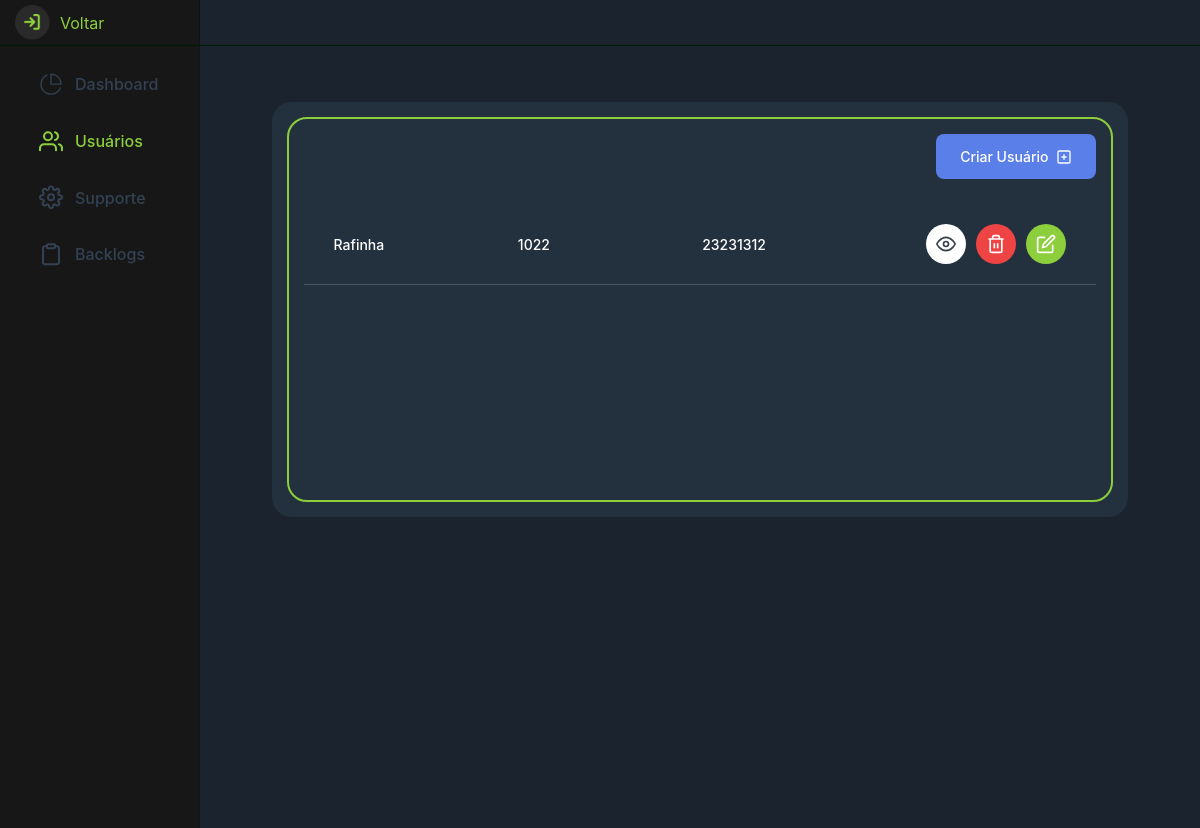
The page /dashboard/usuarios on the database as committed earlier.
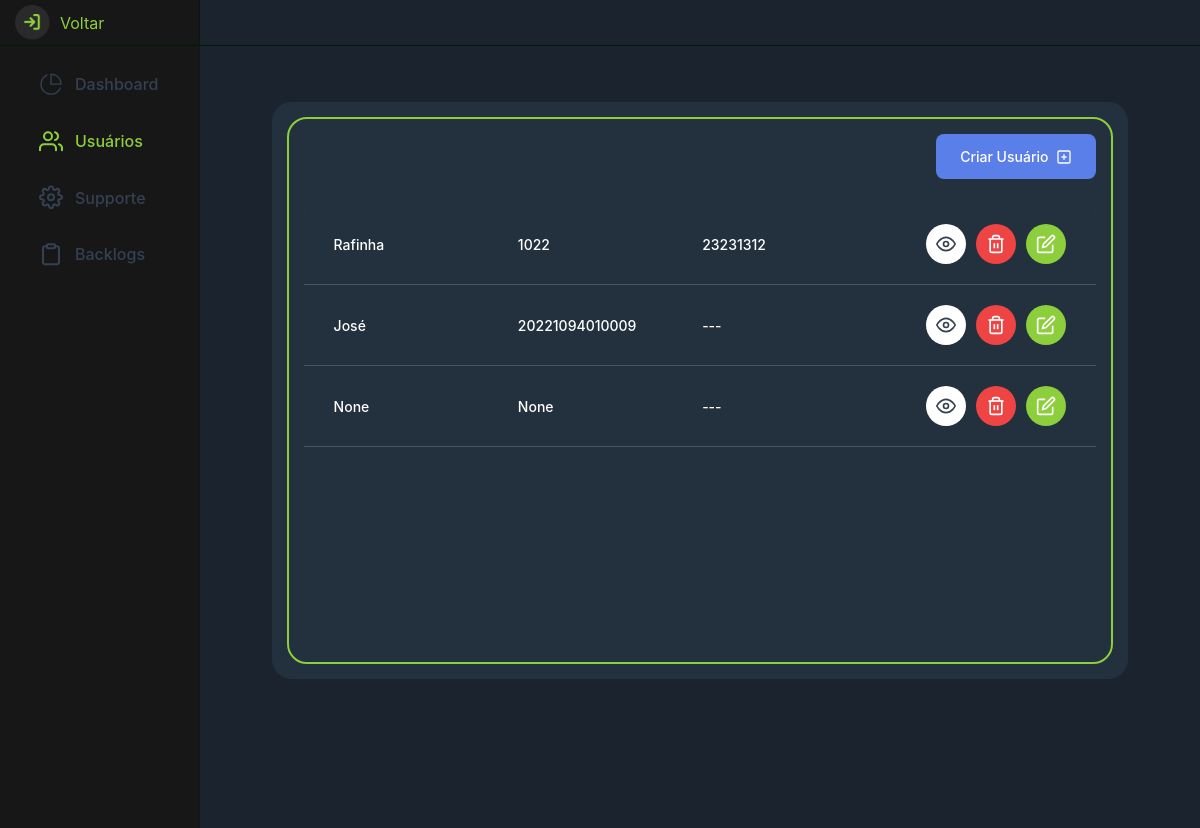
The same page on the database as committed later.
### app/models.py (models this page shows, shortened)
class Usuarios(models.Model):
    matricula = models.CharField(max_length=14, unique=True, null=True)
    email = models.EmailField(null=True)
    nome = models.CharField(max_length=255, null=True)
    sobrenome = models.CharField(max_length=255, null=False, blank=False)
    numero = models.CharField(max_length=20, null=False)
    data_cadastro = models.DateField(auto_now_add=True, null=True)
    data_ultimo_login = models.DateTimeField(auto_now_add=True, null=True)

### app/views.py (the view)
# urls.py: path('dashboard/usuarios', usuarios, name="usuarios"), #Funciona
def usuarios(request):
    usuarios = Usuarios.objects.all()
    context = {
        'usuarios': usuarios
    }
    return render(request, "app/dashboard/usuarios/usuarios.html", context)

### app/templates/app/dashboard/usuarios/usuarios.html (shortened to what this page needs)
{% extends 'nav.html' %}
{% block center %}
<div class="container_main" style="
    display: flex;
    flex-direction: column;
    align-items: flex-start;
    width: 100%;
    min-height: 100vh;
    padding: 40px 5%;
">
    <div style="
        width: 100%;
        background-color: #23313e;
        border-radius: 20px;
        padding: 15px;
    ">
        <div style="
            width: 100%;
            background-color: transparent;
            border: 2px solid #8CCE3B;
            border-radius: 20px;
            padding: 15px;
            position: relative;
        ">
            <div style="
                position: absolute;
                top: 0;
                padding: 15px;
                right: 0;
                z-index: 10;
            ">
                <a href="#" style="
                    background-color: #5B7FE8;
                    color: white;
                    border: none;
                    border-radius: 8px;
                    padding: 12px 24px;
                    font-size: 14px;
                    font-weight: 500;
                    cursor: pointer;
                    display: flex;
                    align-items: center;
                    gap: 8px;
                    text-decoration: none;
                ">
                    <span>Criar Usuário</span>
                    <svg width="16" height="16" viewBox="0 0 24 24" fill="none" stroke="currentColor" stroke-width="2">
                        <rect x="3" y="3" width="18" height="18" rx="2" ry="2"></rect>
                        <line x1="12" y1="8" x2="12" y2="16"></line>
                        <line x1="8" y1="12" x2="16" y2="12"></line>
                    </svg>
                </a>
            </div>
            <div style="height: 50px;"></div>
        <div style="
            margin-top: 20px;
            width: 100%;
            background-color: #374151;
            border-radius: 13px 13px 0 0;
            overflow: hidden;
        ">
            {% for i in usuarios %}
            <div style="
                display: flex;
                background-color: #23313e;
                padding: 20px 30px;
                align-items: center;
                border-bottom: 1px solid #4b5563;
            ">
                <div style="flex: 1; color: white; font-size: 14px; font-weight: 500;">{{ i.nome }}</div>
                <div style="flex: 1; color: white; font-size: 14px; font-weight: 500;">{{ i.matricula }}</div>
                <div style="flex: 1; color: white; font-size: 14px; font-weight: 500;">{{ i.numero }}</div>
                <div style="width: 180px; display: flex; justify-content: flex-end; gap: 10px;">
                    <button style="
                        background-color: white;
                        width: 40px;
                        height: 40px;
                        border: none;
                        border-radius: 50%;
                        display: flex;
                        align-items: center;
                        justify-content: center;
                        cursor: pointer;
                    ">
                        <svg width="20" height="20" viewBox="0 0 24 24" fill="none" stroke="#374151" stroke-width="2">
                            <path d="M1 12s4-8 11-8 11 8 11 8-4 8-11 8-11-8-11-8z"></path>
                            <circle cx="12" cy="12" r="3"></circle>
                        </svg>
                    </button>
                    <a href="{% url 'backlogs_remover' pk=i.id %}" style="
                        background-color: #ef4444;
                        width: 40px;
                        height: 40px;
                        border: none;
                        border-radius: 50%;
                        display: flex;
                        align-items: center;
                        justify-content: center;
                        cursor: pointer;
                        text-decoration: none;
                    ">
                    </a>
                    <button style="
                        background-color: #8CCE3B;
                        width: 40px;
                        height: 40px;
                        border: none;
                        border-radius: 50%;
                        display: flex;
                        align-items: center;
                        justify-content: center;
                        cursor: pointer;
                    ">
                        <svg width="20" height="20" viewBox="0 0 24 24" fill="none" stroke="white" stroke-width="2">
                            <path d="M11 4H4a2 2 0 0 0-2 2v14a2 2 0 0 0 2 2h14a2 2 0 0 0 2-2v-7"></path>
                            <path d="M18.5 2.5a2.121 2.121 0 0 1 3 3L12 15l-4 1 1-4 9.5-9.5z"></path>
                        </svg>
                    </button>
                </div>
            </div>
            {% endfor %}
        </div>
        <div style="
            width: 100%;
            min-height: 200px;
            background-color: transparent;
        "></div>
    </div>
</div>
{% endblock %}

### templates/nav.html (shortened to what this page needs)
{% load static %}
<!DOCTYPE html>
<html lang="en">
<head>
    <link href="{% static 'css/dashboard.css' %}" rel="stylesheet">
    <link rel="stylesheet" href="https://getbootstrap.com/docs/4.0/dist/css/bootstrap.min.css">
    <script src="https://cdn.tailwindcss.com"></script>
</head>
<body>
    <nav class="navbar navbar-dark sticky-top flex-md-nowrap p-0">
        <a class="navbar-brand col-sm-3 col-md-2 mr-0 d-flex align-items-center" href="{% url 'index' %}" style="background-color: #171717; color: #8CCE3B;">
            <img src="/static/img/door_back.png" alt="" style="width: 35px; margin-right: 10px;">
            <span style="font-size: 16px;">Voltar</span>
        </a>
    </nav>
    <div class="container-fluid">
        <div class="row">
          <nav class="col-md-2 d-none d-md-block sidebar" style="background-color: #171717;">
            <div class="sidebar-sticky" style="background-color: #171717;">
              <ul class="flex flex-col p-0 m-0">
                <li class="list-none">
                  <a class="flex items-center gap-3 px-4 py-3 no-underline transition-colors duration-200 hover:opacity-80"
                     style="color: {% if request.resolver_match.url_name == 'dashboard' %}#8CCE3B{% else %}#344153{% endif %}; background-color: #171717;"
                     href="{% url 'dashboard' %}">
                    <svg width="24" height=auto viewBox="0 0 35 36" fill="none" xmlns="http://www.w3.org/2000/svg">
                    <path d="M30.9312 23.459C30.0034 25.6531 28.5523 27.5864 26.7048 29.0901C24.8572 30.5938 22.6694 31.622 20.3327 32.0848C17.9959 32.5476 15.5814 32.4309 13.3002 31.745C11.0189 31.0591 8.94043 29.8248 7.24642 28.15C5.55242 26.4752 4.29446 24.411 3.58253 22.1377C2.8706 19.8645 2.72638 17.4514 3.16248 15.1095C3.59857 12.7677 4.6017 10.5683 6.08417 8.70367C7.56664 6.83905 9.48331 5.36596 11.6666 4.41321" stroke="{% if request.resolver_match.url_name == 'dashboard' %}#8CCE3B{% else %}#344153{% endif %}" stroke-width="2" stroke-linecap="round" stroke-linejoin="round"/>
                    <path d="M32.0833 17.7861C32.0833 15.871 31.7061 13.9746 30.9732 12.2053C30.2404 10.436 29.1662 8.82831 27.812 7.47412C26.4578 6.11993 24.8501 5.04573 23.0808 4.31285C21.3115 3.57997 19.4151 3.20276 17.5 3.20276V17.7861H32.0833Z" stroke="{% if request.resolver_match.url_name == 'dashboard' %}#8CCE3B{% else %}#344153{% endif %}" stroke-width="2" stroke-linecap="round" stroke-linejoin="round"/>
                    </svg>
                    <span class="font-medium">Dashboard {% if request.resolver_match.url_name == 'dashboard' %}<span class="sr-only">(current)</span>{% endif %}</span>
                  </a>
                </li>
                <li class="list-none">
                  <a class="flex items-center gap-3 px-4 py-3 no-underline transition-colors duration-200 hover:opacity-80"
                     style="color: {% if request.resolver_match.url_name == 'usuarios' %}#8CCE3B{% else %}#344153{% endif %}; background-color: #171717;"
                     href="{% url 'usuarios' %}">
                    <svg width="24" height=auto viewBox="0 0 35 36" fill="none" xmlns="http://www.w3.org/2000/svg">
                    <g clip-path="url(#clip0_120_43)">
                    <path d="M24.7918 30.9111V27.9945C24.7918 26.4474 24.1772 24.9636 23.0833 23.8697C21.9893 22.7757 20.5056 22.1611 18.9585 22.1611H7.29183C5.74473 22.1611 4.261 22.7757 3.16704 23.8697C2.07308 24.9636 1.4585 26.4474 1.4585 27.9945V30.9111" stroke="{% if request.resolver_match.url_name == 'usuarios' %}#8CCE3B{% else %}#344153{% endif %}" stroke-width="3" stroke-linecap="round" stroke-linejoin="round"/>
                    <path d="M13.1248 16.3278C16.3465 16.3278 18.9582 13.7161 18.9582 10.4945C18.9582 7.2728 16.3465 4.66113 13.1248 4.66113C9.90318 4.66113 7.2915 7.2728 7.2915 10.4945C7.2915 13.7161 9.90318 16.3278 13.1248 16.3278Z" stroke="{% if request.resolver_match.url_name == 'usuarios' %}#8CCE3B{% else %}#344153{% endif %}" stroke-width="3" stroke-linecap="round" stroke-linejoin="round"/>
                    <path d="M33.5415 30.9111V27.9945C33.5405 26.702 33.1104 25.4464 32.3185 24.4249C31.5266 23.4034 30.4179 22.6738 29.1665 22.3507" stroke="{% if request.resolver_match.url_name == 'usuarios' %}#8CCE3B{% else %}#344153{% endif %}" stroke-width="3" stroke-linecap="round" stroke-linejoin="round"/>
                    <path d="M23.3335 4.85071C24.5883 5.17198 25.7004 5.90173 26.4946 6.92491C27.2888 7.94809 27.7199 9.2065 27.7199 10.5017C27.7199 11.797 27.2888 13.0554 26.4946 14.0786C25.7004 15.1018 24.5883 15.8315 23.3335 16.1528" stroke="{% if request.resolver_match.url_name == 'usuarios' %}#8CCE3B{% else %}#344153{% endif %}" stroke-width="3" stroke-linecap="round" stroke-linejoin="round"/>
                    </g>
                    <defs>
                    <clipPath id="clip0_120_43">
                    <rect width="35" height="35" fill="white" transform="translate(0 0.286133)"/>
                    </clipPath>
                    </defs>
                    </svg>
                    <span class="font-medium">Usuários</span>
                  </a>
                </li>
                <li class="list-none">
                  <a class="flex items-center gap-3 px-4 py-3 no-underline transition-colors duration-200 hover:opacity-80"
                     style="color: {% if request.resolver_match.url_name == 'support' %}#8CCE3B{% else %}#344153{% endif %}; background-color: #171717;"
                     href="{% url 'support' %}">
                    <span class="font-medium">Supporte</span>
                  </a>
                </li>
                <li class="list-none">
                  <a class="flex items-center gap-3 px-4 py-3 no-underline transition-colors duration-200 hover:opacity-80"
                     style="color: {% if request.resolver_match.url_name == 'backlogs' %}#8CCE3B{% else %}#344153{% endif %}; background-color: #171717;"
                     href="{% url 'backlogs' %}">
                    <svg width="24" height=auto viewBox="0 0 35 36" fill="none" xmlns="http://www.w3.org/2000/svg">
                    <path d="M23.3335 6.11951H26.2502C27.0237 6.11951 27.7656 6.4268 28.3126 6.97378C28.8595 7.52076 29.1668 8.26263 29.1668 9.03617V29.4528C29.1668 30.2264 28.8595 30.9683 28.3126 31.5152C27.7656 32.0622 27.0237 32.3695 26.2502 32.3695H8.75016C7.97661 32.3695 7.23475 32.0622 6.68777 31.5152C6.14079 30.9683 5.8335 30.2264 5.8335 29.4528V9.03617C5.8335 8.26263 6.14079 7.52076 6.68777 6.97378C7.23475 6.4268 7.97661 6.11951 8.75016 6.11951H11.6668" stroke="{% if request.resolver_match.url_name == 'backlogs' %}#8CCE3B{% else %}#344153{% endif %}" stroke-width="3" stroke-linecap="round" stroke-linejoin="round"/>
                    <path d="M21.8748 3.20276H13.1248C12.3194 3.20276 11.6665 3.85568 11.6665 4.66109V7.57776C11.6665 8.38317 12.3194 9.03609 13.1248 9.03609H21.8748C22.6803 9.03609 23.3332 8.38317 23.3332 7.57776V4.66109C23.3332 3.85568 22.6803 3.20276 21.8748 3.20276Z" stroke="{% if request.resolver_match.url_name == 'backlogs' %}#8CCE3B{% else %}#344153{% endif %}" stroke-width="3" stroke-linecap="round" stroke-linejoin="round"/>
                    </svg>
                    <span class="font-medium">Backlogs</span>
                  </a>
                </li>
              </ul>
            </div>
          </nav>
          <main role="main" class="col-md-9 ml-sm-auto col-lg-10 pt-3 px-4">
           {% block center %}
           {% endblock %}
          </main>
        </div>
      </div>
</body>
</html>

### static/css/dashboard.css (style rules this page uses)
body { font-size: .875rem; background-color: #1B232E; }
main { background-color: #1B232E; }
.sidebar { position: fixed; top: 0; bottom: 0; left: 0; z-index: 100; padding: 0; box-shadow: inset -1px 0 0 rgba(0, 0, 0, .1); background-color: #1B232E; }
.sidebar-sticky { position: -webkit-sticky; position: sticky; top: 48px; height: calc(100vh - 48px); padding-top: .5rem; overflow-x: hidden; overflow-y: auto; background-color: #1B232E; }
.navbar { background-color: #1B232E; border-bottom: #001b05 1px solid; }
.navbar-brand { padding-top: .75rem; padding-bottom: .75rem; font-size: 1rem; background-color: rgba(0, 0, 0, .25); box-shadow: inset -1px 0 0 rgba(0, 0, 0, .25); background-color: #1B232E; }

Rows that differ between the two databases and show on the page:
added Usuarios: nome "José", matricula "20221094010009", numero "---"
added Usuarios: nome "None", matricula "None", numero "---"
